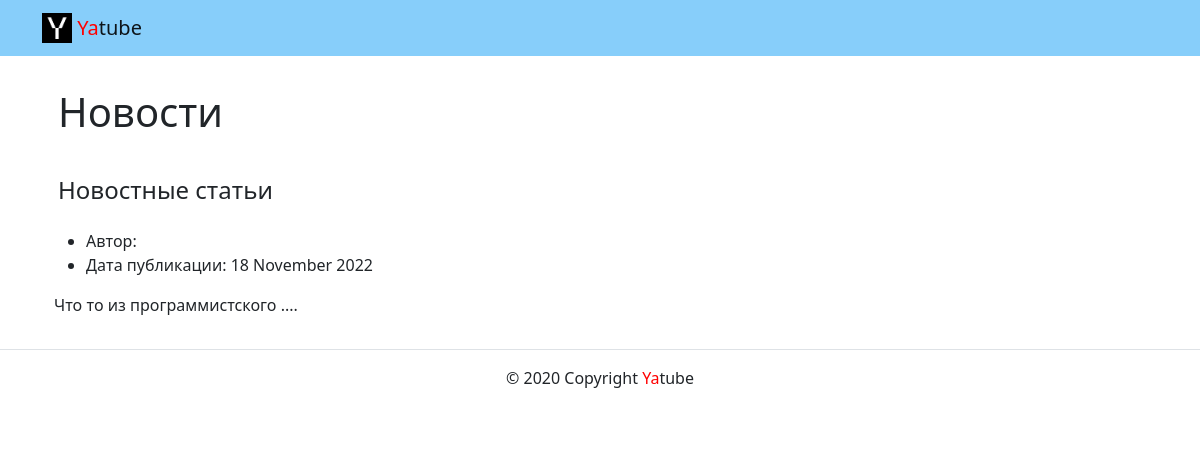
Screenshot of /group/News/ with the database file from the repository.
### posts/models.py (models this page shows)
class Group(models.Model):
    title = models.CharField(
        max_length=100,
        verbose_name="Название")
    slug = models.SlugField(
        unique=True,
        db_index=True,
        verbose_name="Идентификатор")
    description = models.TextField(verbose_name="Описание")
    def __str__(self) -> str:
        return self.title

class Post(models.Model):
    text = models.TextField(verbose_name="Текст")
    pub_date = models.DateTimeField(
        auto_now_add=True,
        verbose_name="Дата создания")
    author = models.ForeignKey(
        User,
        on_delete=models.CASCADE,
        related_name='posts',
        verbose_name="Автор")
    group = models.ForeignKey(
        "Group",
        blank=True,
        null=True,
        on_delete=models.CASCADE,
        related_name='posts',
        verbose_name="Группа")

### posts/views.py (the view)
# urls.py: path('group/<slug:slug>/', views.group_posts, name='group_posts')
def group_posts(request, slug):
    group = get_object_or_404(Group, slug=slug)
    template = 'posts/group_list.html'
    posts = Post.objects.filter(group=group).order_by('-pub_date')[:10]
    context = {
        'group': group,
        'posts': posts,
    }
    return render(request, template, context)

### templates/posts/group_list.html (shortened to what this page needs)
{% extends 'base.html' %}
{% block content %}
<div class="container">
  <div class="row">
    <h1 class="text-left p-3 justify-content-center">
      {{ group }}
    </h1>
  </div>
  <div class="row">
    <h4 class="text-left p-3 justify-content-center">
      {{ group.description }}
    </h4>
  </div>
  {% for post in posts %}
    <ul>
      <li>
        Автор: {{ post.author.get_full_name }}
      </li>
      <li>
        Дата публикации: {{ post.pub_date|date:"d E Y" }}
      </li>
    </ul>
    <p>{{ post.text }}</p>
  {% endfor %}
</div>
{% endblock %}

### rows the page displays
Group: title "Новости", description "Новостные статьи"
Post: pub_date "18 November 2022", text "Что то из программистского ...."
